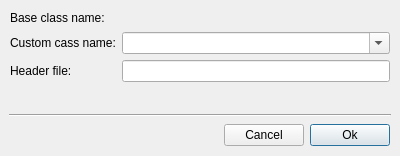
<ui version="4.0" >
 <author></author>
 <comment></comment>
 <exportmacro></exportmacro>
 <class>PromoteToCustomWidgetDialog</class>
 <widget class="QDialog" name="PromoteToCustomWidgetDialog" >
  <property name="objectName" >
   <string notr="true" >PromoteToCustomWidgetDialog</string>
  </property>
  <property name="geometry" >
   <rect>
    <x>0</x>
    <y>0</y>
    <width>400</width>
    <height>156</height>
   </rect>
  </property>
  <property name="windowTitle" >
   <string>Promote to Custom Widget</string>
  </property>
  <layout class="QVBoxLayout" >
   <property name="objectName" >
    <string notr="true" />
   </property>
   <property name="margin" >
    <number>9</number>
   </property>
   <property name="spacing" >
    <number>6</number>
   </property>
   <item>
    <layout class="QGridLayout" >
     <property name="objectName" >
      <string notr="true" />
     </property>
     <property name="margin" >
      <number>1</number>
     </property>
     <property name="spacing" >
      <number>6</number>
     </property>
     <item row="1" column="0" >
      <widget class="QLabel" name="label" >
       <property name="objectName" >
        <string notr="true" >label</string>
       </property>
       <property name="geometry" >
        <rect>
         <x>1</x>
         <y>21</y>
         <width>114</width>
         <height>21</height>
        </rect>
       </property>
       <property name="frameShape" >
        <enum>QFrame::NoFrame</enum>
       </property>
       <property name="frameShadow" >
        <enum>QFrame::Plain</enum>
       </property>
       <property name="text" >
        <string>Custom cass name:</string>
       </property>
       <property name="textFormat" >
        <enum>Qt::AutoText</enum>
       </property>
      </widget>
     </item>
     <item row="2" column="1" >
      <widget class="QLineEdit" name="m_header_file_input" >
       <property name="objectName" >
        <string notr="true" >m_header_file_input</string>
       </property>
       <property name="geometry" >
        <rect>
         <x>121</x>
         <y>48</y>
         <width>260</width>
         <height>19</height>
        </rect>
       </property>
       <property name="text" >
        <string/>
       </property>
       <property name="echoMode" >
        <enum>QLineEdit::Normal</enum>
       </property>
      </widget>
     </item>
     <item row="1" column="1" >
      <widget class="QComboBox" name="m_class_name_input" >
       <property name="objectName" >
        <string notr="true" >m_class_name_input</string>
       </property>
       <property name="geometry" >
        <rect>
         <x>121</x>
         <y>21</y>
         <width>260</width>
         <height>21</height>
        </rect>
       </property>
       <property name="sizePolicy" >
        <sizepolicy>
         <hsizetype>1</hsizetype>
         <vsizetype>0</vsizetype>
         <horstretch>0</horstretch>
         <verstretch>0</verstretch>
        </sizepolicy>
       </property>
       <property name="editable" >
        <bool>true</bool>
       </property>
       <property name="insertPolicy" >
        <enum>QComboBox::NoInsert</enum>
       </property>
      </widget>
     </item>
     <item row="0" column="1" >
      <widget class="QLabel" name="m_base_class_name_label" >
       <property name="objectName" >
        <string notr="true" >m_base_class_name_label</string>
       </property>
       <property name="geometry" >
        <rect>
         <x>121</x>
         <y>1</y>
         <width>260</width>
         <height>14</height>
        </rect>
       </property>
       <property name="font" >
        <font>
         <family>Sans Serif</family>
         <pointsize>9</pointsize>
         <weight>75</weight>
         <italic>false</italic>
         <bold>true</bold>
         <underline>false</underline>
         <strikeout>false</strikeout>
        </font>
       </property>
       <property name="frameShape" >
        <enum>QFrame::NoFrame</enum>
       </property>
       <property name="frameShadow" >
        <enum>QFrame::Plain</enum>
       </property>
       <property name="text" >
        <string/>
       </property>
       <property name="textFormat" >
        <enum>Qt::AutoText</enum>
       </property>
      </widget>
     </item>
     <item row="0" column="0" >
      <widget class="QLabel" name="label_3" >
       <property name="objectName" >
        <string notr="true" >label_3</string>
       </property>
       <property name="geometry" >
        <rect>
         <x>1</x>
         <y>1</y>
         <width>114</width>
         <height>14</height>
        </rect>
       </property>
       <property name="frameShape" >
        <enum>QFrame::NoFrame</enum>
       </property>
       <property name="frameShadow" >
        <enum>QFrame::Plain</enum>
       </property>
       <property name="text" >
        <string>Base class name:</string>
       </property>
       <property name="textFormat" >
        <enum>Qt::AutoText</enum>
       </property>
      </widget>
     </item>
     <item row="2" column="0" >
      <widget class="QLabel" name="label_2" >
       <property name="objectName" >
        <string notr="true" >label_2</string>
       </property>
       <property name="geometry" >
        <rect>
         <x>1</x>
         <y>48</y>
         <width>114</width>
         <height>19</height>
        </rect>
       </property>
       <property name="frameShape" >
        <enum>QFrame::NoFrame</enum>
       </property>
       <property name="frameShadow" >
        <enum>QFrame::Plain</enum>
       </property>
       <property name="text" >
        <string>Header file:</string>
       </property>
       <property name="textFormat" >
        <enum>Qt::AutoText</enum>
       </property>
      </widget>
     </item>
    </layout>
   </item>
   <item>
    <spacer>
     <property name="objectName" >
      <string notr="true" >verticalSpacer_2</string>
     </property>
     <property name="geometry" >
      <rect>
       <x>9</x>
       <y>83</y>
       <width>382</width>
       <height>22</height>
      </rect>
     </property>
     <property name="orientation" >
      <enum>Qt::Vertical</enum>
     </property>
     <property name="sizeHint" >
      <size>
       <width>382</width>
       <height>21</height>
      </size>
     </property>
    </spacer>
   </item>
   <item>
    <widget class="QFrame" name="horizontalLine" >
     <property name="objectName" >
      <string notr="true" >horizontalLine</string>
     </property>
     <property name="geometry" >
      <rect>
       <x>9</x>
       <y>111</y>
       <width>382</width>
       <height>3</height>
      </rect>
     </property>
     <property name="frameShape" >
      <enum>QFrame::HLine</enum>
     </property>
     <property name="frameShadow" >
      <enum>QFrame::Sunken</enum>
     </property>
    </widget>
   </item>
   <item>
    <layout class="QHBoxLayout" >
     <property name="objectName" >
      <string notr="true" />
     </property>
     <property name="margin" >
      <number>1</number>
     </property>
     <property name="spacing" >
      <number>6</number>
     </property>
     <item>
      <spacer>
       <property name="objectName" >
        <string notr="true" >horizontalSpacer</string>
       </property>
       <property name="geometry" >
        <rect>
         <x>1</x>
         <y>1</y>
         <width>216</width>
         <height>25</height>
        </rect>
       </property>
       <property name="orientation" >
        <enum>Qt::Horizontal</enum>
       </property>
       <property name="sizeHint" >
        <size>
         <width>40</width>
         <height>20</height>
        </size>
       </property>
      </spacer>
     </item>
     <item>
      <widget class="QPushButton" name="m_cancel_button" >
       <property name="objectName" >
        <string notr="true" >m_cancel_button</string>
       </property>
       <property name="geometry" >
        <rect>
         <x>223</x>
         <y>2</y>
         <width>75</width>
         <height>23</height>
        </rect>
       </property>
       <property name="text" >
        <string>Cancel</string>
       </property>
      </widget>
     </item>
     <item>
      <widget class="QPushButton" name="m_ok_button" >
       <property name="objectName" >
        <string notr="true" >m_ok_button</string>
       </property>
       <property name="geometry" >
        <rect>
         <x>304</x>
         <y>1</y>
         <width>77</width>
         <height>25</height>
        </rect>
       </property>
       <property name="text" >
        <string>Ok</string>
       </property>
       <property name="default" >
        <bool>true</bool>
       </property>
      </widget>
     </item>
    </layout>
   </item>
  </layout>
 </widget>
 <pixmapfunction></pixmapfunction>
 <connections/>
</ui>
